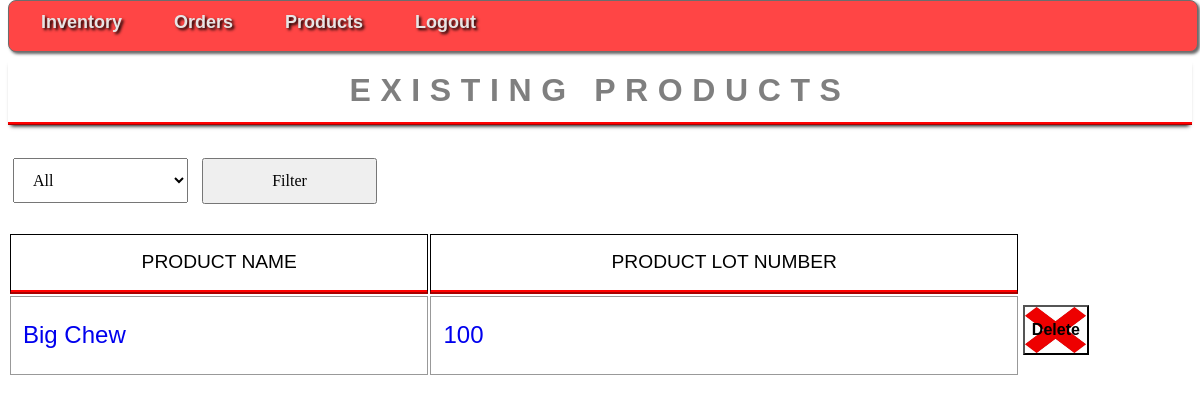
Before: /tracker/view_products/ (signed in) with the older database file.
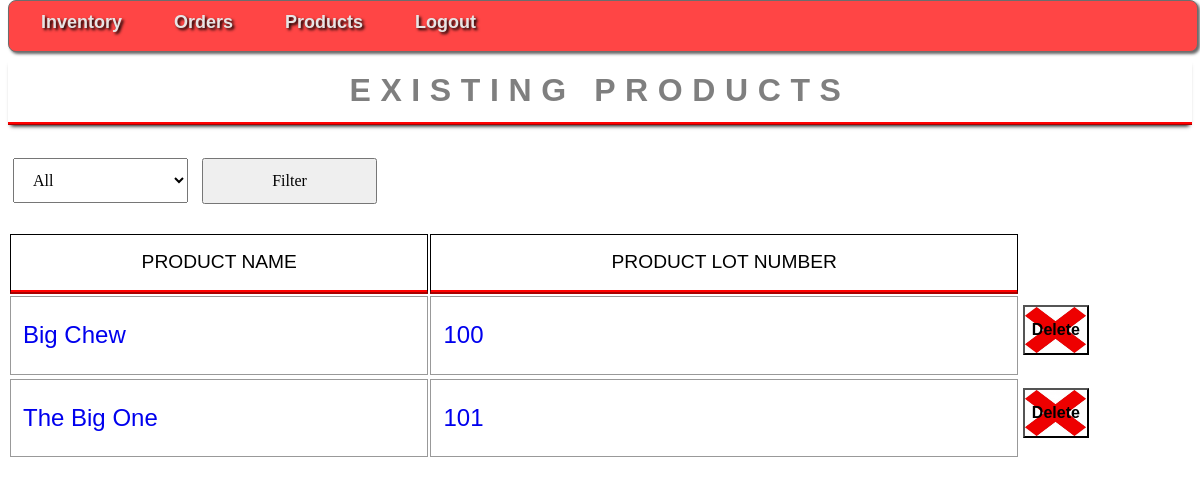
After: the same page with the newer database file.
### tracker/models.py (models this page shows, shortened)
class Product(models.Model):
    KG_TO_LBS_CONVERSION = 2.20462
    DEXTROSE = 'dex'
    GUM = 'gum'
    PANNED_SUGAR = 'psg'
    JAWBREAKER = 'jaw'
    CATEGORIES = ((DEXTROSE, 'Pressed Dextrose'),
                  (GUM, 'Bubble Gum'),
                  (PANNED_SUGAR, 'Panned Sugar'),
                  (JAWBREAKER, 'Jawbreaker'),)
    product_name = models.CharField(max_length=200)
    sm_lot_number = models.CharField(max_length=200)
    weight = models.DecimalField(max_digits=6, decimal_places=2)
    pieces = models.IntegerField()
    category = models.CharField(max_length=3,choices=CATEGORIES,default=DEXTROSE)
    popular = models.CharField(max_length=3,default='No')
    photo = models.FileField(upload_to=get_image_path, blank=True, null=True)

### tracker/views.py (the view)
@login_required
@permission_required('tracker.add_product', raise_exception=True)
def view_products(request):
    categories = getCategories()
    products = Product.objects.all()
    filter = ''
    if request.method == 'POST':
        filter = str(request.POST['filtcategory'])
        if filter != '':
            products = products.filter(category=filter)
    return render(request, 'tracker/product_list.html', {'product_list': products, 'categories': categories, 'filter': filter,})

### tracker/views.py (called while the page is built)
def getCategories():
    categories = {'dex':'Pressed Dextose', 'gum':'Bubble Gum', 'psg':'Panned Sugar', 'jaw':'Jawbreaker'}
    return categories

### tracker/templates/tracker/product_list.html (shortened to what this page needs)
{% load staticfiles %}
<link rel="stylesheet" href="{% static 'tracker/css/style.css' %}">
<head>
    <ul id="menu-bar">
        <li>
            <a href="{% url 'tracker:index' %}">
                Inventory
            </a>
        </li>
        <li>
            <a href="{% url 'tracker:view_orders' %}">
                Orders
            </a>
        </li>
        <li>
            <a href="{% url 'tracker:view_products' %}">
                Products
            </a>
        </li>
        <li>
            <a href="{% url 'tracker:log_out' %}">
                Logout
            </a>
        </li>
    </ul>
</head>
<body>
<h1>Existing Products</h1>
{% if product_list %}
<form action="{% url 'tracker:add_product' %}" method="POST">
    <select name="filtcategory" id="filtcategory">
        <option value="" >All</option>
    </select>
    <input type="submit" value="Filter" />
</form>
<table class="product_table">
    <tr>
        <th>Product Name</th>
        <th>Product Lot Number</th>
        <th class="delete_button"></th>
    </tr>
    {% for product in product_list %}
    <tr class="product_row">
        <td class="product_details">
            <a href="{% url 'tracker:product_details' product.sm_lot_number %}">
                {{ product.product_name }}
            </a>
        </td>
        <td class="product_details">
            <a href="{% url 'tracker:product_details' product.sm_lot_number %}">
                {{ product.sm_lot_number }}
            </a>
        </td>
        <td class="delete_button">
            <form action="{% url 'tracker:delete_product' product.sm_lot_number %}" method="POST">
                <button class="table_delete_button" type="submit">Delete</button>
            </form>
        </td>
    <tr>
    {% endfor %}
</table>
{% else %}
<h2>There are no products currently in the system.</h2>
{% endif %}
</body>

Changed rows visible on the page:
added Product: product_name "The Big One", sm_lot_number "101"
